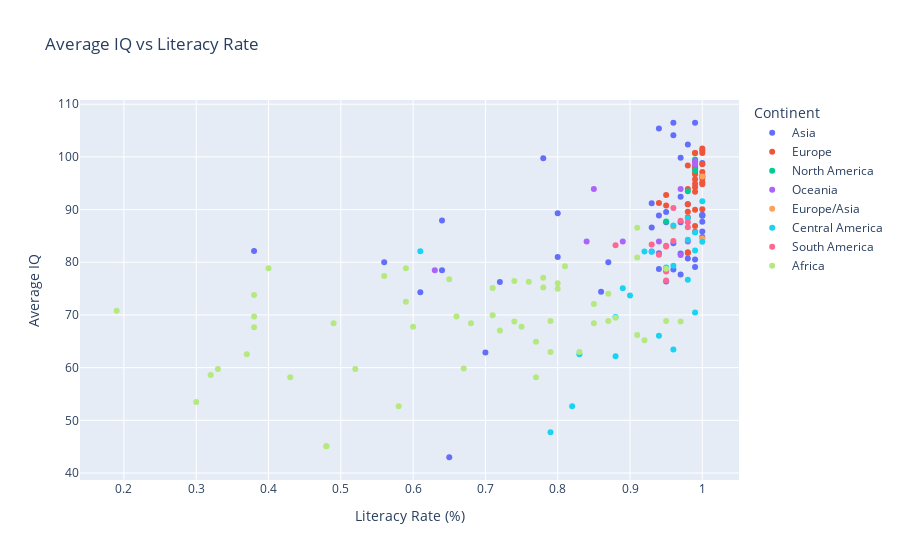
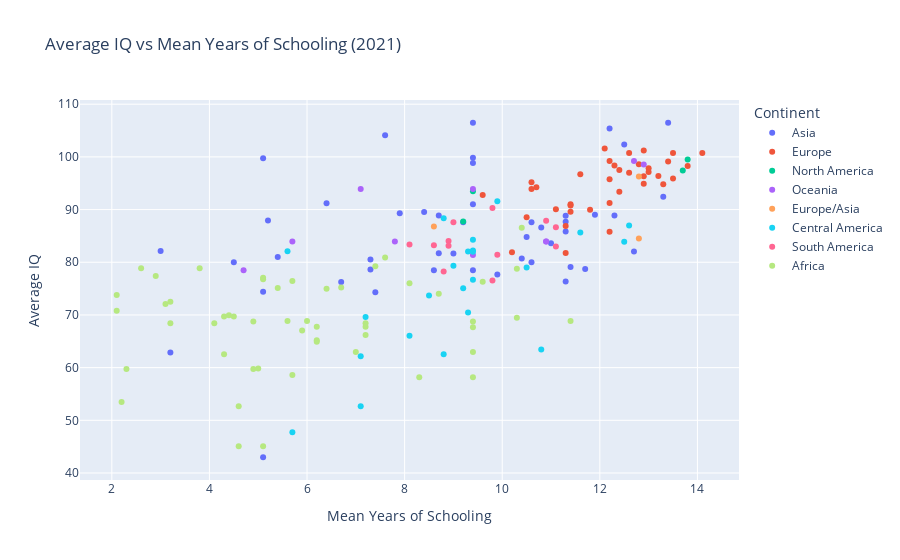
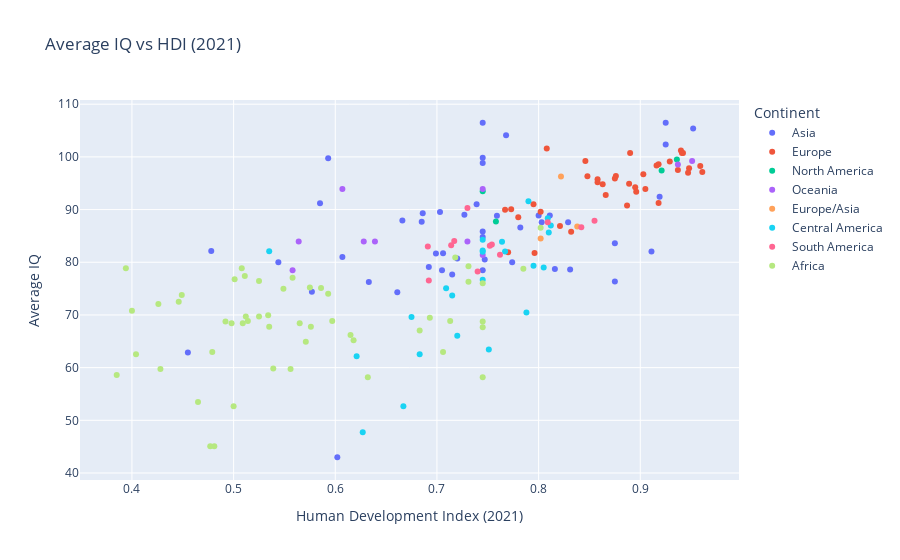

Here is the notebook cell these charts were saved with, in order:
### Markdown cell above
### Creating scatter plots with continent visualisation

### Code cell
# Scatter plot for Average IQ vs Literacy Rate
fig1 = px.scatter(df, x=Literacy_RateColName, y=AverageIQColName,
                  title='Average IQ vs Literacy Rate',
                  labels={Literacy_RateColName: 'Literacy Rate (%)', AverageIQColName: AverageIQColName},
                  color='Continent',  # You can add color by continent to better visualize patterns
                  color_continuous_scale='Viridis')

# Scatter plot for Average IQ vs Mean Years of Schooling
fig2 = px.scatter(df, x=Schooling_2021ColName, y=AverageIQColName,
                  title='Average IQ vs Mean Years of Schooling (2021)',
                  labels={Schooling_2021ColName: 'Mean Years of Schooling', AverageIQColName: AverageIQColName},
                  color='Continent', 
                  color_continuous_scale='Viridis')

# Scatter plot for Average IQ vs HDI (2021)
fig3 = px.scatter(df, x=HDI_2021ColName, y=AverageIQColName,
                  title='Average IQ vs HDI (2021)',
                  labels={HDI_2021ColName: 'Human Development Index (2021)', AverageIQColName: AverageIQColName},
                  color='Continent', 
                  color_continuous_scale='Viridis')

# Show the plots
fig1.show()
fig2.show()
fig3.show()

### Figure 1 — Plotly figure (JSON) as saved in the notebook; plotly's stock layout.template omitted (floating-point values rounded to 4 significant figures)
{"data": [{"hovertemplate": "Continent=Asia<br>Literacy Rate (%)=%{x}<br>Average IQ=%{y}<extra></extra>", "legendgroup": "Asia", "marker": {"color": "#636efa", "symbol": "circle"}, "mode": "markers", "name": "Asia", "orientation": "v", "showlegend": true, "type": "scatter", "x": [0.99, 0.96, 0.94, 0.96, 0.98, 0.97, 0.78, 1.0, 0.97, 0.93, 0.98, 0.95, 0.8, 1.0, 1.0, 0.94, 1.0, 0.64, 1.0, 0.97, 0.95, 0.93, 1.0, 1.0, 0.96, 0.38, 0.93, 0.94, 0.97, 0.8, 0.98, 0.99, 0.87, 0.56, 0.99, 0.94, 0.96, 0.64, 0.95, 0.97, 0.95, 0.72, 0.86, 0.61, 0.7, 0.65], "xaxis": "x", "y": [106.5, 106.5, 105.4, 104.1, 102.3, 99.82, 99.75, 98.82, 92.43, 91.18, 91.03, 89.53, 89.28, 89.01, 88.89, 88.87, 88.82, 87.94, 87.71, 87.58, 87.58, 86.62, 85.86, 84.81, 83.6, 82.12, 82.05, 81.7, 81.64, 80.99, 80.7, 80.54, 80.01, 80.0, 79.09, 78.7, 78.64, 78.49, 78.49, 77.69, 76.36, 76.24, 74.41, 74.33, 62.86, 42.99], "yaxis": "y"}, {"hovertemplate": "Continent=Europe<br>Literacy Rate (%)=%{x}<br>Average IQ=%{y}<extra></extra>", "legendgroup": "Europe", "marker": {"color": "#EF553B", "symbol": "circle"}, "mode": "markers", "name": "Europe", "orientation": "v", "showlegend": true, "type": "scatter", "x": [1.0, 1.0, 0.99, 0.99, 1.0, 0.99, 0.99, 1.0, 0.98, 0.99, 0.99, 0.99, 1.0, 0.99, 0.99, 1.0, 1.0, 1.0, 0.99, 1.0, 0.99, 1.0, 0.99, 0.98, 0.99, 0.95, 0.94, 0.98, 0.95, 1.0, 0.99, 0.98, 0.98, 0.99, 0.99, 0.98, 0.98], "xaxis": "x", "y": [101.6, 101.2, 100.7, 100.7, 100.7, 99.24, 99.12, 98.6, 98.38, 98.26, 97.83, 97.49, 97.13, 97.0, 96.69, 96.35, 96.32, 95.89, 95.75, 95.2, 94.92, 94.79, 94.23, 93.9, 93.39, 92.77, 91.27, 90.99, 90.77, 90.07, 89.98, 89.6, 88.54, 86.88, 85.78, 81.91, 81.75], "yaxis": "y"}, {"hovertemplate": "Continent=North America<br>Literacy Rate (%)=%{x}<br>Average IQ=%{y}<extra></extra>", "legendgroup": "North America", "marker": {"color": "#00cc96", "symbol": "circle"}, "mode": "markers", "name": "North America", "orientation": "v", "showlegend": true, "type": "scatter", "x": [0.99, 0.99, 0.98, 0.95], "xaxis": "x", "y": [99.52, 97.43, 93.48, 87.73], "yaxis": "y"}, {"hovertemplate": "Continent=Oceania<br>Literacy Rate (%)=%{x}<br>Average IQ=%{y}<extra></extra>", "legendgroup": "Oceania", "marker": {"color": "#ab63fa", "symbol": "circle"}, "mode": "markers", "name": "Oceania", "orientation": "v", "showlegend": true, "type": "scatter", "x": [0.99, 0.99, 0.97, 0.85, 0.89, 0.94, 0.98, 0.84, 0.97, 0.63], "xaxis": "x", "y": [99.24, 98.57, 93.92, 93.92, 83.96, 83.96, 83.96, 83.96, 81.36, 78.49], "yaxis": "y"}, {"hovertemplate": "Continent=Europe/Asia<br>Literacy Rate (%)=%{x}<br>Average IQ=%{y}<extra></extra>", "legendgroup": "Europe/Asia", "marker": {"color": "#FFA15A", "symbol": "circle"}, "mode": "markers", "name": "Europe/Asia", "orientation": "v", "showlegend": true, "type": "scatter", "x": [1.0, 0.96, 1.0], "xaxis": "x", "y": [96.29, 86.8, 84.5], "yaxis": "y"}, {"hovertemplate": "Continent=Central America<br>Literacy Rate (%)=%{x}<br>Average IQ=%{y}<extra></extra>", "legendgroup": "Central America", "marker": {"color": "#19d3f3", "symbol": "circle"}, "mode": "markers", "name": "Central America", "orientation": "v", "showlegend": true, "type": "scatter", "x": [1.0, 0.98, 0.96, 0.99, 0.98, 1.0, 0.99, 0.61, 0.92, 0.93, 0.96, 0.95, 0.98, 0.89, 0.9, 0.99, 0.88, 0.94, 0.96, 0.83, 0.88, 0.82, 0.79], "xaxis": "x", "y": [91.6, 88.34, 86.99, 85.63, 84.29, 83.9, 82.24, 82.1, 82.05, 81.99, 79.34, 79.0, 76.69, 75.08, 73.68, 70.48, 69.63, 66.03, 63.42, 62.55, 62.16, 52.69, 47.72], "yaxis": "y"}, {"hovertemplate": "Continent=South America<br>Literacy Rate (%)=%{x}<br>Average IQ=%{y}<extra></extra>", "legendgroup": "South America", "marker": {"color": "#FF6692", "symbol": "circle"}, "mode": "markers", "name": "South America", "orientation": "v", "showlegend": true, "type": "scatter", "x": [0.96, 0.97, 0.98, 0.98, 0.96, 0.93, 0.88, 0.95, 0.95, 0.94, 0.95, 0.95], "xaxis": "x", "y": [90.29, 87.89, 87.59, 86.63, 84.04, 83.38, 83.23, 83.13, 82.99, 81.44, 78.26, 76.53], "yaxis": "y"}, {"hovertemplate": "Continent=Africa<br>Literacy Rate (%)=%{x}<br>Average IQ=%{y}<extra></extra>", "legendgroup": "Africa", "marker": {"color": "#B6E880", "symbol": "circle"}, "mode": "markers", "name": "Africa", "orientation": "v", "showlegend": true, "type": "scatter", "x": [0.91, 0.91, 0.81, 0.4, 0.59, 0.95, 0.56, 0.78, 0.65, 0.74, 0.76, 0.8, 0.78, 0.71, 0.8, 0.87, 0.38, 0.59, 0.85, 0.19, 0.71, 0.38, 0.66, 0.88, 0.79, 0.95, 0.87, 0.74, 0.97, 0.85, 0.49, 0.68, 0.75, 0.6, 0.38, 0.72, 0.91, 0.92, 0.77, 0.83, 0.79, 0.37, 0.67, 0.33, 0.52, 0.32, 0.77, 0.43, 0.3, 0.58, 0.48, 0.48], "xaxis": "x", "y": [86.56, 80.92, 79.22, 78.87, 78.87, 78.76, 77.37, 77.07, 76.79, 76.42, 76.32, 76.0, 75.2, 75.1, 74.95, 74.01, 73.8, 72.5, 72.09, 70.82, 69.95, 69.71, 69.7, 69.45, 68.87, 68.87, 68.87, 68.77, 68.74, 68.43, 68.42, 68.41, 67.76, 67.76, 67.67, 67.03, 66.19, 65.22, 64.92, 62.97, 62.97, 62.55, 59.83, 59.76, 59.76, 58.61, 58.16, 58.16, 53.48, 52.68, 45.07, 45.07], "yaxis": "y"}], "layout": {"legend": {"title": {"text": "Continent"}, "tracegroupgap": 0}, "title": {"text": "Average IQ vs Literacy Rate"}, "xaxis": {"anchor": "y", "domain": [0, 1], "title": {"text": "Literacy Rate (%)"}}, "yaxis": {"anchor": "x", "domain": [0, 1], "title": {"text": "Average IQ"}}}}

### Figure 2 — Plotly figure (JSON) as saved in the notebook; plotly's stock layout.template omitted (floating-point values rounded to 4 significant figures)
{"data": [{"hovertemplate": "Continent=Asia<br>Mean Years of Schooling=%{x}<br>Average IQ=%{y}<extra></extra>", "legendgroup": "Asia", "marker": {"color": "#636efa", "symbol": "circle"}, "mode": "markers", "name": "Asia", "orientation": "v", "showlegend": true, "type": "scatter", "x": [13.4, 9.4, 12.2, 7.6, 12.5, 9.4, 5.1, 9.4, 13.3, 6.4, 9.4, 8.4, 7.9, 11.9, 12.3, 8.7, 11.3, 5.2, 11.3, 9.2, 10.6, 10.8, 11.3, 10.5, 11.0, 3.0, 12.7, 8.7, 9.0, 5.4, 10.4, 7.3, 10.6, 4.5, 11.4, 11.7, 7.3, 9.4, 8.6, 9.9, 11.3, 6.7, 5.1, 7.4, 3.2, 5.1], "xaxis": "x", "y": [106.5, 106.5, 105.4, 104.1, 102.3, 99.82, 99.75, 98.82, 92.43, 91.18, 91.03, 89.53, 89.28, 89.01, 88.89, 88.87, 88.82, 87.94, 87.71, 87.58, 87.58, 86.62, 85.86, 84.81, 83.6, 82.12, 82.05, 81.7, 81.64, 80.99, 80.7, 80.54, 80.01, 80.0, 79.09, 78.7, 78.64, 78.49, 78.49, 77.69, 76.36, 76.24, 74.41, 74.33, 62.86, 42.99], "yaxis": "y"}, {"hovertemplate": "Continent=Europe<br>Mean Years of Schooling=%{x}<br>Average IQ=%{y}<extra></extra>", "legendgroup": "Europe", "marker": {"color": "#EF553B", "symbol": "circle"}, "mode": "markers", "name": "Europe", "orientation": "v", "showlegend": true, "type": "scatter", "x": [12.1, 12.9, 14.1, 12.6, 13.5, 12.2, 13.4, 12.8, 12.3, 13.8, 13.0, 12.4, 13.0, 12.6, 11.6, 13.2, 12.9, 13.5, 12.2, 10.6, 12.9, 13.3, 10.7, 10.6, 12.4, 9.6, 12.2, 11.4, 11.4, 11.1, 11.8, 11.4, 10.5, 11.3, 12.2, 10.2, 11.3], "xaxis": "x", "y": [101.6, 101.2, 100.7, 100.7, 100.7, 99.24, 99.12, 98.6, 98.38, 98.26, 97.83, 97.49, 97.13, 97.0, 96.69, 96.35, 96.32, 95.89, 95.75, 95.2, 94.92, 94.79, 94.23, 93.9, 93.39, 92.77, 91.27, 90.99, 90.77, 90.07, 89.98, 89.6, 88.54, 86.88, 85.78, 81.91, 81.75], "yaxis": "y"}, {"hovertemplate": "Continent=North America<br>Mean Years of Schooling=%{x}<br>Average IQ=%{y}<extra></extra>", "legendgroup": "North America", "marker": {"color": "#00cc96", "symbol": "circle"}, "mode": "markers", "name": "North America", "orientation": "v", "showlegend": true, "type": "scatter", "x": [13.8, 13.7, 9.4, 9.2], "xaxis": "x", "y": [99.52, 97.43, 93.48, 87.73], "yaxis": "y"}, {"hovertemplate": "Continent=Oceania<br>Mean Years of Schooling=%{x}<br>Average IQ=%{y}<extra></extra>", "legendgroup": "Oceania", "marker": {"color": "#ab63fa", "symbol": "circle"}, "mode": "markers", "name": "Oceania", "orientation": "v", "showlegend": true, "type": "scatter", "x": [12.7, 12.9, 9.4, 7.1, 7.8, 10.9, 10.9, 5.7, 9.4, 4.7], "xaxis": "x", "y": [99.24, 98.57, 93.92, 93.92, 83.96, 83.96, 83.96, 83.96, 81.36, 78.49], "yaxis": "y"}, {"hovertemplate": "Continent=Europe/Asia<br>Mean Years of Schooling=%{x}<br>Average IQ=%{y}<extra></extra>", "legendgroup": "Europe/Asia", "marker": {"color": "#FFA15A", "symbol": "circle"}, "mode": "markers", "name": "Europe/Asia", "orientation": "v", "showlegend": true, "type": "scatter", "x": [12.8, 8.6, 12.8], "xaxis": "x", "y": [96.29, 86.8, 84.5], "yaxis": "y"}, {"hovertemplate": "Continent=Central America<br>Mean Years of Schooling=%{x}<br>Average IQ=%{y}<extra></extra>", "legendgroup": "Central America", "marker": {"color": "#19d3f3", "symbol": "circle"}, "mode": "markers", "name": "Central America", "orientation": "v", "showlegend": true, "type": "scatter", "x": [9.9, 8.8, 12.6, 11.6, 9.4, 12.5, 9.4, 5.6, 9.3, 9.4, 9.0, 10.5, 9.4, 9.2, 8.5, 9.3, 7.2, 8.1, 10.8, 8.8, 7.1, 7.1, 5.7], "xaxis": "x", "y": [91.6, 88.34, 86.99, 85.63, 84.29, 83.9, 82.24, 82.1, 82.05, 81.99, 79.34, 79.0, 76.69, 75.08, 73.68, 70.48, 69.63, 66.03, 63.42, 62.55, 62.16, 52.69, 47.72], "yaxis": "y"}, {"hovertemplate": "Continent=South America<br>Mean Years of Schooling=%{x}<br>Average IQ=%{y}<extra></extra>", "legendgroup": "South America", "marker": {"color": "#FF6692", "symbol": "circle"}, "mode": "markers", "name": "South America", "orientation": "v", "showlegend": true, "type": "scatter", "x": [9.8, 10.9, 9.0, 11.1, 8.9, 8.1, 8.6, 8.9, 11.1, 9.9, 8.8, 9.8], "xaxis": "x", "y": [90.29, 87.89, 87.59, 86.63, 84.04, 83.38, 83.23, 83.13, 82.99, 81.44, 78.26, 76.53], "yaxis": "y"}, {"hovertemplate": "Continent=Africa<br>Mean Years of Schooling=%{x}<br>Average IQ=%{y}<extra></extra>", "legendgroup": "Africa", "marker": {"color": "#B6E880", "symbol": "circle"}, "mode": "markers", "name": "Africa", "orientation": "v", "showlegend": true, "type": "scatter", "x": [10.4, 7.6, 7.4, 2.6, 3.8, 10.3, 2.9, 5.1, 5.1, 5.7, 9.6, 8.1, 6.7, 5.4, 6.4, 8.7, 2.1, 3.2, 3.1, 2.1, 4.4, 4.3, 4.5, 10.3, 6.0, 11.4, 5.6, 4.9, 9.4, 7.2, 3.2, 4.1, 6.2, 7.2, 9.4, 5.9, 7.2, 6.2, 6.2, 9.4, 7.0, 4.3, 5.0, 2.3, 4.9, 5.7, 8.3, 9.4, 2.2, 4.6, 5.1, 4.6], "xaxis": "x", "y": [86.56, 80.92, 79.22, 78.87, 78.87, 78.76, 77.37, 77.07, 76.79, 76.42, 76.32, 76.0, 75.2, 75.1, 74.95, 74.01, 73.8, 72.5, 72.09, 70.82, 69.95, 69.71, 69.7, 69.45, 68.87, 68.87, 68.87, 68.77, 68.74, 68.43, 68.42, 68.41, 67.76, 67.76, 67.67, 67.03, 66.19, 65.22, 64.92, 62.97, 62.97, 62.55, 59.83, 59.76, 59.76, 58.61, 58.16, 58.16, 53.48, 52.68, 45.07, 45.07], "yaxis": "y"}], "layout": {"legend": {"title": {"text": "Continent"}, "tracegroupgap": 0}, "title": {"text": "Average IQ vs Mean Years of Schooling (2021)"}, "xaxis": {"anchor": "y", "domain": [0, 1], "title": {"text": "Mean Years of Schooling"}}, "yaxis": {"anchor": "x", "domain": [0, 1], "title": {"text": "Average IQ"}}}}

### Figure 3 — Plotly figure (JSON) as saved in the notebook; plotly's stock layout.template omitted (floating-point values rounded to 4 significant figures)
{"data": [{"hovertemplate": "Continent=Asia<br>Human Development Index (2021)=%{x}<br>Average IQ=%{y}<extra></extra>", "legendgroup": "Asia", "marker": {"color": "#636efa", "symbol": "circle"}, "mode": "markers", "name": "Asia", "orientation": "v", "showlegend": true, "type": "scatter", "x": [0.925, 0.745, 0.952, 0.768, 0.925, 0.745, 0.593, 0.745, 0.919, 0.585, 0.739, 0.703, 0.686, 0.727, 0.811, 0.8, 0.759, 0.666, 0.685, 0.829, 0.803, 0.782, 0.745, 0.745, 0.875, 0.478, 0.911, 0.706, 0.699, 0.607, 0.72, 0.747, 0.774, 0.544, 0.692, 0.816, 0.831, 0.745, 0.705, 0.715, 0.875, 0.633, 0.577, 0.661, 0.455, 0.602], "xaxis": "x", "y": [106.5, 106.5, 105.4, 104.1, 102.3, 99.82, 99.75, 98.82, 92.43, 91.18, 91.03, 89.53, 89.28, 89.01, 88.89, 88.87, 88.82, 87.94, 87.71, 87.58, 87.58, 86.62, 85.86, 84.81, 83.6, 82.12, 82.05, 81.7, 81.64, 80.99, 80.7, 80.54, 80.01, 80.0, 79.09, 78.7, 78.64, 78.49, 78.49, 77.69, 76.36, 76.24, 74.41, 74.33, 62.86, 42.99], "yaxis": "y"}, {"hovertemplate": "Continent=Europe<br>Human Development Index (2021)=%{x}<br>Average IQ=%{y}<extra></extra>", "legendgroup": "Europe", "marker": {"color": "#EF553B", "symbol": "circle"}, "mode": "markers", "name": "Europe", "orientation": "v", "showlegend": true, "type": "scatter", "x": [0.808, 0.94, 0.942, 0.941, 0.89, 0.846, 0.929, 0.918, 0.916, 0.959, 0.948, 0.937, 0.961, 0.947, 0.903, 0.876, 0.848, 0.875, 0.858, 0.858, 0.889, 0.863, 0.895, 0.905, 0.896, 0.866, 0.918, 0.795, 0.887, 0.773, 0.767, 0.802, 0.78, 0.821, 0.832, 0.77, 0.796], "xaxis": "x", "y": [101.6, 101.2, 100.7, 100.7, 100.7, 99.24, 99.12, 98.6, 98.38, 98.26, 97.83, 97.49, 97.13, 97.0, 96.69, 96.35, 96.32, 95.89, 95.75, 95.2, 94.92, 94.79, 94.23, 93.9, 93.39, 92.77, 91.27, 90.99, 90.77, 90.07, 89.98, 89.6, 88.54, 86.88, 85.78, 81.91, 81.75], "yaxis": "y"}, {"hovertemplate": "Continent=North America<br>Human Development Index (2021)=%{x}<br>Average IQ=%{y}<extra></extra>", "legendgroup": "North America", "marker": {"color": "#00cc96", "symbol": "circle"}, "mode": "markers", "name": "North America", "orientation": "v", "showlegend": true, "type": "scatter", "x": [0.936, 0.921, 0.745, 0.758], "xaxis": "x", "y": [99.52, 97.43, 93.48, 87.73], "yaxis": "y"}, {"hovertemplate": "Continent=Oceania<br>Human Development Index (2021)=%{x}<br>Average IQ=%{y}<extra></extra>", "legendgroup": "Oceania", "marker": {"color": "#ab63fa", "symbol": "circle"}, "mode": "markers", "name": "Oceania", "orientation": "v", "showlegend": true, "type": "scatter", "x": [0.951, 0.937, 0.745, 0.607, 0.628, 0.73, 0.639, 0.564, 0.745, 0.558], "xaxis": "x", "y": [99.24, 98.57, 93.92, 93.92, 83.96, 83.96, 83.96, 83.96, 81.36, 78.49], "yaxis": "y"}, {"hovertemplate": "Continent=Europe/Asia<br>Human Development Index (2021)=%{x}<br>Average IQ=%{y}<extra></extra>", "legendgroup": "Europe/Asia", "marker": {"color": "#FFA15A", "symbol": "circle"}, "mode": "markers", "name": "Europe/Asia", "orientation": "v", "showlegend": true, "type": "scatter", "x": [0.822, 0.838, 0.802], "xaxis": "x", "y": [96.29, 86.8, 84.5], "yaxis": "y"}, {"hovertemplate": "Continent=Central America<br>Human Development Index (2021)=%{x}<br>Average IQ=%{y}<extra></extra>", "legendgroup": "Central America", "marker": {"color": "#19d3f3", "symbol": "circle"}, "mode": "markers", "name": "Central America", "orientation": "v", "showlegend": true, "type": "scatter", "x": [0.79, 0.809, 0.812, 0.81, 0.745, 0.764, 0.745, 0.535, 0.767, 0.745, 0.795, 0.805, 0.745, 0.709, 0.715, 0.788, 0.675, 0.72, 0.751, 0.683, 0.621, 0.667, 0.627], "xaxis": "x", "y": [91.6, 88.34, 86.99, 85.63, 84.29, 83.9, 82.24, 82.1, 82.05, 81.99, 79.34, 79.0, 76.69, 75.08, 73.68, 70.48, 69.63, 66.03, 63.42, 62.55, 62.16, 52.69, 47.72], "yaxis": "y"}, {"hovertemplate": "Continent=South America<br>Human Development Index (2021)=%{x}<br>Average IQ=%{y}<extra></extra>", "legendgroup": "South America", "marker": {"color": "#FF6692", "symbol": "circle"}, "mode": "markers", "name": "South America", "orientation": "v", "showlegend": true, "type": "scatter", "x": [0.73, 0.855, 0.809, 0.842, 0.717, 0.754, 0.714, 0.752, 0.691, 0.762, 0.74, 0.692], "xaxis": "x", "y": [90.29, 87.89, 87.59, 86.63, 84.04, 83.38, 83.23, 83.13, 82.99, 81.44, 78.26, 76.53], "yaxis": "y"}, {"hovertemplate": "Continent=Africa<br>Human Development Index (2021)=%{x}<br>Average IQ=%{y}<extra></extra>", "legendgroup": "Africa", "marker": {"color": "#B6E880", "symbol": "circle"}, "mode": "markers", "name": "Africa", "orientation": "v", "showlegend": true, "type": "scatter", "x": [0.802, 0.718, 0.731, 0.394, 0.508, 0.785, 0.511, 0.558, 0.501, 0.525, 0.731, 0.745, 0.575, 0.586, 0.549, 0.593, 0.449, 0.446, 0.426, 0.4, 0.534, 0.525, 0.512, 0.693, 0.514, 0.713, 0.597, 0.492, 0.745, 0.565, 0.498, 0.509, 0.576, 0.535, 0.745, 0.683, 0.615, 0.618, 0.571, 0.706, 0.479, 0.404, 0.539, 0.428, 0.556, 0.385, 0.632, 0.745, 0.465, 0.5, 0.481, 0.477], "xaxis": "x", "y": [86.56, 80.92, 79.22, 78.87, 78.87, 78.76, 77.37, 77.07, 76.79, 76.42, 76.32, 76.0, 75.2, 75.1, 74.95, 74.01, 73.8, 72.5, 72.09, 70.82, 69.95, 69.71, 69.7, 69.45, 68.87, 68.87, 68.87, 68.77, 68.74, 68.43, 68.42, 68.41, 67.76, 67.76, 67.67, 67.03, 66.19, 65.22, 64.92, 62.97, 62.97, 62.55, 59.83, 59.76, 59.76, 58.61, 58.16, 58.16, 53.48, 52.68, 45.07, 45.07], "yaxis": "y"}], "layout": {"legend": {"title": {"text": "Continent"}, "tracegroupgap": 0}, "title": {"text": "Average IQ vs HDI (2021)"}, "xaxis": {"anchor": "y", "domain": [0, 1], "title": {"text": "Human Development Index (2021)"}}, "yaxis": {"anchor": "x", "domain": [0, 1], "title": {"text": "Average IQ"}}}}
